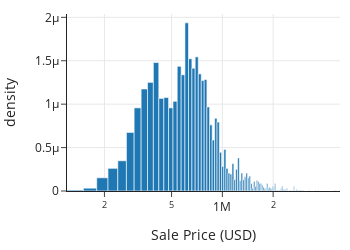

The cell this chart's notebook holds for it:
### Markdown cell above
The log transformation makes the distribution of prices more symmetric.
Now we can more easily see important features of the distribution, like
the mode at around $10^{5.85}$, which is about 700,000, and the secondary mode
near $10^{5.55}$ or 350,000.

The downside of using the log transform is that the actual values aren't
as intuitive---in this example, we needed to convert the values back to dollars to understand the sale price. Therefore, we often favor transforming the axis to a log scale, rather than the data. This way, we can see the original values on the axis:

### Code cell
fig = px.histogram(sfh, x='price',
                   log_x=True,
                   histnorm='probability density',
                   labels={"price": "Sale Price (USD)"},
                   width=350, height=250)

fig.update_traces(xbins_size=30_000)
fig.update_yaxes(title="density")
fig.show()

### Figure 1 — Plotly figure (JSON) as saved in the notebook; plotly's stock layout.template omitted (floating-point values rounded to 4 significant figures; data arrays with more than 128 entries replaced by an {"elided": "..."} marker saying what was removed)
{"data": [{"alignmentgroup": "True", "bingroup": "x", "histnorm": "probability density", "hovertemplate": "Sale Price (USD)=%{x}<br>probability density=%{y}<extra></extra>", "legendgroup": "", "marker": {"color": "#1F77B4", "pattern": {"shape": ""}}, "name": "", "offsetgroup": "", "orientation": "v", "showlegend": false, "type": "histogram", "x": {"elided": "3065 int values"}, "xaxis": "x", "xbins": {"size": 30000}, "yaxis": "y"}], "layout": {"barmode": "relative", "height": 250, "legend": {"tracegroupgap": 0}, "width": 350, "xaxis": {"anchor": "y", "autorange": true, "domain": [0, 1], "range": [5.079, 6.697], "title": {"text": "Sale Price (USD)"}, "type": "log"}, "yaxis": {"anchor": "x", "autorange": true, "domain": [0, 1], "range": [0, 2.038e-06], "title": {"text": "density"}}}}
